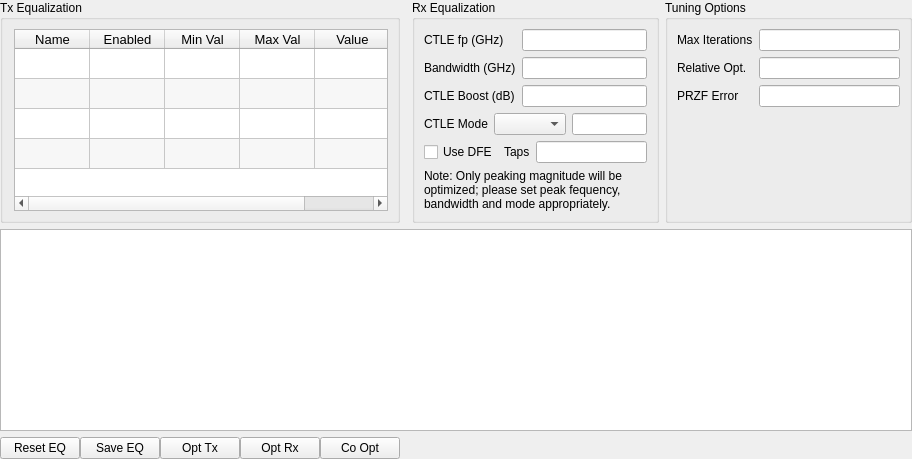
      <widget class="QWidget" name="eq_tab">
       <attribute name="title">
        <string>EQ Tune</string>
       </attribute>
       <layout class="QGridLayout" name="gridLayout_4">
        <property name="leftMargin">
         <number>0</number>
        </property>
        <property name="topMargin">
         <number>0</number>
        </property>
        <property name="rightMargin">
         <number>0</number>
        </property>
        <property name="bottomMargin">
         <number>0</number>
        </property>
        <item row="0" column="0">
         <widget class="QGroupBox" name="eq_tx_equalization">
          <property name="sizePolicy">
           <sizepolicy hsizetype="Preferred" vsizetype="Preferred">
            <horstretch>1</horstretch>
            <verstretch>1</verstretch>
           </sizepolicy>
          </property>
          <property name="title">
           <string>Tx Equalization</string>
          </property>
          <layout class="QVBoxLayout" name="verticalLayout_21">
           <property name="leftMargin">
            <number>11</number>
           </property>
           <item>
            <widget class="QTableWidget" name="tableWidget_6">
             <property name="font">
              <font>
               <pointsize>10</pointsize>
              </font>
             </property>
             <property name="alternatingRowColors">
              <bool>true</bool>
             </property>
             <property name="rowCount">
              <number>4</number>
             </property>
             <attribute name="horizontalHeaderDefaultSectionSize">
              <number>75</number>
             </attribute>
             <attribute name="verticalHeaderVisible">
              <bool>false</bool>
             </attribute>
             <row/>
             <row/>
             <row/>
             <row/>
             <column>
              <property name="text">
               <string>Name</string>
              </property>
             </column>
             <column>
              <property name="text">
               <string>Enabled</string>
              </property>
             </column>
             <column>
              <property name="text">
               <string>Min Val</string>
              </property>
             </column>
             <column>
              <property name="text">
               <string>Max Val</string>
              </property>
             </column>
             <column>
              <property name="text">
               <string>Value</string>
              </property>
             </column>
            </widget>
           </item>
          </layout>
         </widget>
        </item>
        <item row="0" column="3">
         <widget class="QGroupBox" name="eq_tuning_options">
          <property name="sizePolicy">
           <sizepolicy hsizetype="Preferred" vsizetype="Preferred">
            <horstretch>1</horstretch>
            <verstretch>1</verstretch>
           </sizepolicy>
          </property>
          <property name="title">
           <string>Tuning Options</string>
          </property>
          <layout class="QFormLayout" name="formLayout_10">
           <item row="0" column="0">
            <widget class="QLabel" name="maxIterationsLabel">
             <property name="text">
              <string>Max Iterations</string>
             </property>
            </widget>
           </item>
           <item row="0" column="1">
            <widget class="QLineEdit" name="maxIterations"/>
           </item>
           <item row="1" column="0">
            <widget class="QLabel" name="relativeOptLabel">
             <property name="text">
              <string>Relative Opt.</string>
             </property>
            </widget>
           </item>
           <item row="1" column="1">
            <widget class="QLineEdit" name="relativeOpt">
             <property name="readOnly">
              <bool>true</bool>
             </property>
            </widget>
           </item>
           <item row="2" column="0">
            <widget class="QLabel" name="pRZFErrorLabel">
             <property name="text">
              <string>PRZF Error</string>
             </property>
            </widget>
           </item>
           <item row="2" column="1">
            <widget class="QLineEdit" name="pRZFError">
             <property name="readOnly">
              <bool>true</bool>
             </property>
            </widget>
           </item>
          </layout>
         </widget>
        </item>
        <item row="0" column="2">
         <widget class="QGroupBox" name="eq_rx_equalization">
          <property name="sizePolicy">
           <sizepolicy hsizetype="Preferred" vsizetype="Preferred">
            <horstretch>1</horstretch>
            <verstretch>1</verstretch>
           </sizepolicy>
          </property>
          <property name="title">
           <string>Rx Equalization</string>
          </property>
          <layout class="QVBoxLayout" name="verticalLayout_23">
           <item>
            <layout class="QVBoxLayout" name="verticalLayout_22" stretch="0,0,0">
             <item>
              <layout class="QFormLayout" name="formLayout_11">
               <item row="0" column="0">
                <widget class="QLabel" name="cTLEFpGHzLabel">
                 <property name="text">
                  <string>CTLE fp (GHz)</string>
                 </property>
                </widget>
               </item>
               <item row="0" column="1">
                <widget class="QLineEdit" name="cTLEFpGHz"/>
               </item>
               <item row="1" column="0">
                <widget class="QLabel" name="bandwidthGHzLabel">
                 <property name="text">
                  <string>Bandwidth (GHz)</string>
                 </property>
                </widget>
               </item>
               <item row="1" column="1">
                <widget class="QLineEdit" name="bandwidth"/>
               </item>
               <item row="2" column="0">
                <widget class="QLabel" name="cTLEBoostDBLabel">
                 <property name="text">
                  <string>CTLE Boost (dB)</string>
                 </property>
                </widget>
               </item>
               <item row="2" column="1">
                <widget class="QLineEdit" name="cTLEBoost"/>
               </item>
              </layout>
             </item>
             <item>
              <layout class="QHBoxLayout" name="horizontalLayout">
               <item>
                <widget class="QLabel" name="label_29">
                 <property name="text">
                  <string>CTLE Mode</string>
                 </property>
                </widget>
               </item>
               <item>
                <widget class="QComboBox" name="ctle_modes"/>
               </item>
               <item>
                <widget class="QLineEdit" name="ctle_dc_offset">
                 <property name="toolTip">
                  <string>CTLE D.C. offset (dB)</string>
                 </property>
                </widget>
               </item>
              </layout>
             </item>
             <item>
              <layout class="QHBoxLayout" name="horizontalLayout_15">
               <item>
                <widget class="QCheckBox" name="eq_use_dfe">
                 <property name="text">
                  <string>Use DFE</string>
                 </property>
                </widget>
               </item>
               <item>
                <widget class="QLabel" name="label_30">
                 <property name="text">
                  <string>Taps</string>
                 </property>
                </widget>
               </item>
               <item>
                <widget class="QLineEdit" name="eq_num_of_dfe_taps"/>
               </item>
              </layout>
             </item>
            </layout>
           </item>
           <item>
            <widget class="QLabel" name="label_31">
             <property name="sizePolicy">
              <sizepolicy hsizetype="Preferred" vsizetype="Minimum">
               <horstretch>0</horstretch>
               <verstretch>0</verstretch>
              </sizepolicy>
             </property>
             <property name="text">
              <string>Note: Only peaking magnitude will be optimized; please set peak fequency, bandwidth and mode appropriately.</string>
             </property>
             <property name="wordWrap">
              <bool>true</bool>
             </property>
            </widget>
           </item>
          </layout>
         </widget>
        </item>
        <item row="1" column="0" colspan="4">
         <widget class="PlotWidget" name="plot_eq">
          <property name="sizePolicy">
           <sizepolicy hsizetype="MinimumExpanding" vsizetype="Expanding">
            <horstretch>0</horstretch>
            <verstretch>1</verstretch>
           </sizepolicy>
          </property>
         </widget>
        </item>
        <item row="2" column="0">
         <layout class="QHBoxLayout" name="horizontalLayout_16">
          <property name="spacing">
           <number>0</number>
          </property>
          <item>
           <widget class="QPushButton" name="reset_eq">
            <property name="sizePolicy">
             <sizepolicy hsizetype="Preferred" vsizetype="Fixed">
              <horstretch>0</horstretch>
              <verstretch>0</verstretch>
             </sizepolicy>
            </property>
            <property name="maximumSize">
             <size>
              <width>80</width>
              <height>16777215</height>
             </size>
            </property>
            <property name="text">
             <string>Reset EQ</string>
            </property>
            <property name="default">
             <bool>false</bool>
            </property>
            <property name="flat">
             <bool>false</bool>
            </property>
            <attribute name="buttonGroup">
             <string notr="true">eq_buttons</string>
            </attribute>
           </widget>
          </item>
          <item>
           <widget class="QPushButton" name="save_eq">
            <property name="sizePolicy">
             <sizepolicy hsizetype="Preferred" vsizetype="Fixed">
              <horstretch>0</horstretch>
              <verstretch>0</verstretch>
             </sizepolicy>
            </property>
            <property name="maximumSize">
             <size>
              <width>80</width>
              <height>16777215</height>
             </size>
            </property>
            <property name="text">
             <string>Save EQ</string>
            </property>
            <property name="default">
             <bool>false</bool>
            </property>
            <property name="flat">
             <bool>false</bool>
            </property>
            <attribute name="buttonGroup">
             <string notr="true">eq_buttons</string>
            </attribute>
           </widget>
          </item>
          <item>
           <widget class="QPushButton" name="opt_tx_eq">
            <property name="sizePolicy">
             <sizepolicy hsizetype="Preferred" vsizetype="Fixed">
              <horstretch>0</horstretch>
              <verstretch>0</verstretch>
             </sizepolicy>
            </property>
            <property name="maximumSize">
             <size>
              <width>80</width>
              <height>16777215</height>
             </size>
            </property>
            <property name="text">
             <string>Opt Tx</string>
            </property>
            <property name="default">
             <bool>false</bool>
            </property>
            <property name="flat">
             <bool>false</bool>
            </property>
            <attribute name="buttonGroup">
             <string notr="true">eq_buttons</string>
            </attribute>
           </widget>
          </item>
          <item>
           <widget class="QPushButton" name="opt_rx_eq">
            <property name="sizePolicy">
             <sizepolicy hsizetype="Preferred" vsizetype="Fixed">
              <horstretch>0</horstretch>
              <verstretch>0</verstretch>
             </sizepolicy>
            </property>
            <property name="maximumSize">
             <size>
              <width>80</width>
              <height>16777215</height>
             </size>
            </property>
            <property name="text">
             <string>Opt Rx</string>
            </property>
            <property name="default">
             <bool>false</bool>
            </property>
            <property name="flat">
             <bool>false</bool>
            </property>
            <attribute name="buttonGroup">
             <string notr="true">eq_buttons</string>
            </attribute>
           </widget>
          </item>
          <item>
           <widget class="QPushButton" name="coopt_eq">
            <property name="sizePolicy">
             <sizepolicy hsizetype="Preferred" vsizetype="Fixed">
              <horstretch>0</horstretch>
              <verstretch>0</verstretch>
             </sizepolicy>
            </property>
            <property name="maximumSize">
             <size>
              <width>80</width>
              <height>16777215</height>
             </size>
            </property>
            <property name="text">
             <string>Co Opt</string>
            </property>
            <property name="default">
             <bool>false</bool>
            </property>
            <property name="flat">
             <bool>false</bool>
            </property>
            <attribute name="buttonGroup">
             <string notr="true">eq_buttons</string>
            </attribute>
           </widget>
          </item>
         </layout>
        </item>
       </layout>
      </widget>
